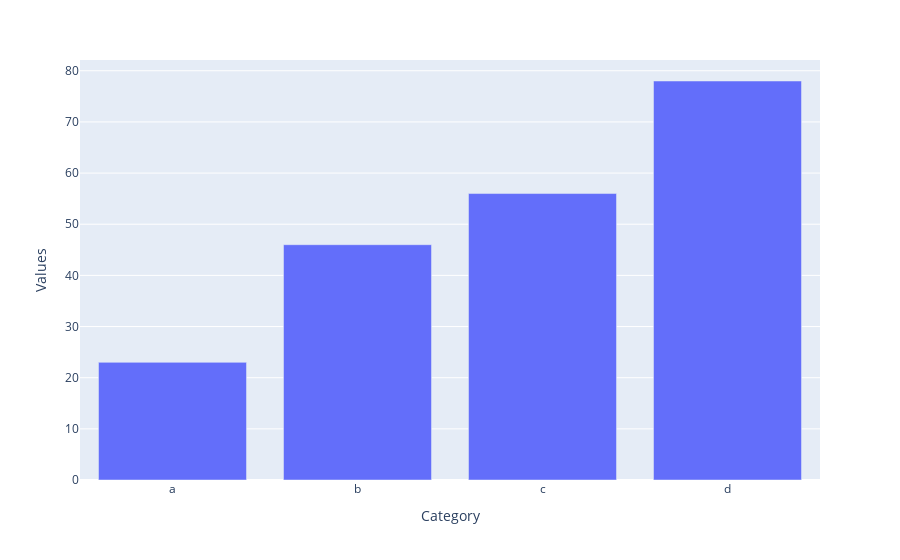

The notebook cell saved with this chart:
### Code cell
fig = px.bar(df, x='Category', y='Values')
fig.show()

### Figure 1 — Plotly figure (JSON) as saved in the notebook; plotly's stock layout.template omitted (floating-point values rounded to 4 significant figures)
{"data": [{"alignmentgroup": "True", "hovertemplate": "Category=%{x}<br>Values=%{y}<extra></extra>", "legendgroup": "", "marker": {"color": "#636efa", "pattern": {"shape": ""}}, "name": "", "offsetgroup": "", "orientation": "v", "showlegend": false, "textposition": "auto", "type": "bar", "x": ["a", "b", "c", "d"], "xaxis": "x", "y": [23, 46, 56, 78], "yaxis": "y"}], "layout": {"autosize": true, "barmode": "relative", "legend": {"tracegroupgap": 0}, "margin": {"t": 60}, "xaxis": {"anchor": "y", "autorange": true, "domain": [0, 1], "range": [-0.5, 3.5], "title": {"text": "Category"}, "type": "category"}, "yaxis": {"anchor": "x", "autorange": true, "domain": [0, 1], "range": [0, 82.11], "title": {"text": "Values"}, "type": "linear"}}}
